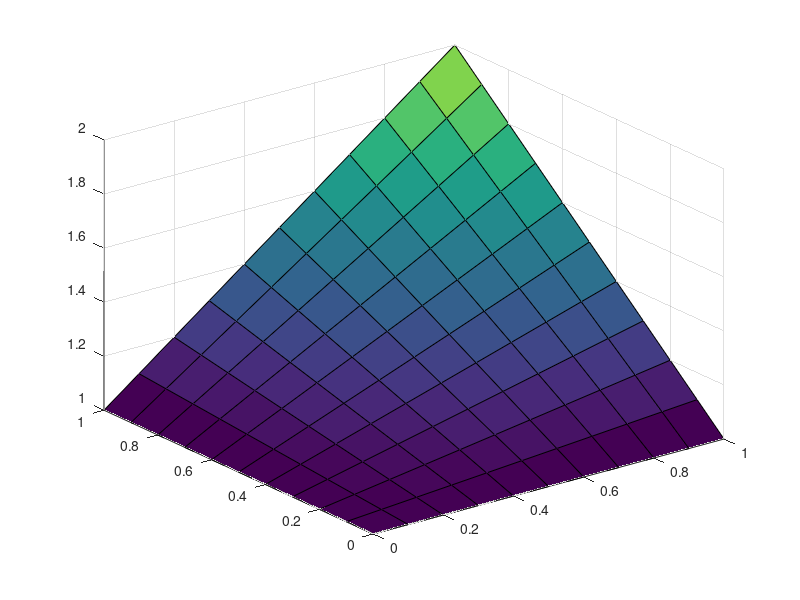

Here is the MATLAB script that generated this plot: (Note: this script raises an error after producing the figure.)
% Finite difference scheme and Jacobi iterative method for the 
% solution of Laplace equation on [0,1]X[0,1].
M=10; % Number of grid divisions in x and y-directions.
x=0:1/M:1; y=0:1/M:1;

% Boundary conditions for u(x,y)=xy+1.
U0y=ones(size(y)); U1y=y+ones(size(y));
Ux0=ones(size(x)); Ux1=x+ones(size(x));

% Initial guess U0.
U0=zeros(M+1);
U0(1,:)=Ux0; U0(M+1,:)=Ux1; U0(:,1)=U0y; U0(:,M+1)=U1y;
err=1000; k=0; U=U0;
tol=10^(-4); % the iteration's precision.

% Jacobi iterations.
while err>tol
    for i=2:M
        for j=2:M
            U(i,j) = ( U(i-1,j)+U(i,j-1)+U(i,j+1)+U(i+1,j) )/4;
        end
    end
err = max(max(abs(U-U0))); 
U0=U; k=k+1;
end

% plot.
[X,Y]=meshgrid(x,y);
surf(X,Y,U0)
alpha 0.8
axis equal

